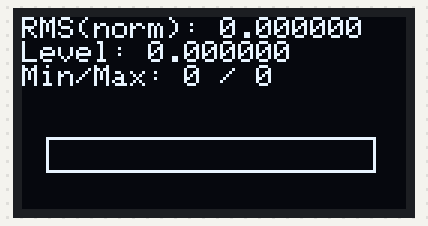
Bench run of a sketch on a simulated ESP32. Parts: 128×64 one-colour display. I2S audio is not simulated (input reads silence); what the sketch prints to the serial monitor is not drawn.

Above: at 2.5 s.

The sketch:

mic_test.ino
```cpp
/* mic_inmp441_oled_debug.ino
   Improved INMP441 I2S read + RMS + OLED debug
   Wiring (per user):
   INMP441:
     VCC -> 3.3V
     GND -> GND
     L/R -> GND (left)
     WS  -> GPIO35
     SCK -> GPIO33
     SD  -> GPIO32

   OLED:
     SDA -> 21
     SCL -> 22
     VCC -> 3.3V, GND->GND
*/

#include <Wire.h>
#include <Adafruit_GFX.h>
#include <Adafruit_SSD1306.h>
#include "driver/i2s.h"
#include <math.h>

#define SCREEN_WIDTH 128
#define SCREEN_HEIGHT 64
#define OLED_ADDR 0x3C
Adafruit_SSD1306 display(SCREEN_WIDTH, SCREEN_HEIGHT, &Wire, -1);

// I2S config
#define I2S_NUM       I2S_NUM_0
#define SAMPLE_RATE   16000
#define BUF_SAMPLES   512   // number of 32-bit samples per read

// smoothing
float level_smooth = 0.0;
const float ALPHA = 0.85; // smoothing factor (higher = slower, lower = faster)

// baseline calibration
float baseline = 0.0;
const int BASELINE_MS = 2000; // measure ambient for 2s

void setup_i2s_rx() {
  // RX config: read 32-bit words left-justified (we'll shift >>8 to get 24-bit)
  i2s_config_t i2s_config = {
    .mode = (i2s_mode_t)(I2S_MODE_MASTER | I2S_MODE_RX),
    .sample_rate = SAMPLE_RATE,
    .bits_per_sample = I2S_BITS_PER_SAMPLE_32BIT,
    .channel_format = I2S_CHANNEL_FMT_ONLY_LEFT, // only left channel
    .communication_format = I2S_COMM_FORMAT_STAND_MSB,
    .intr_alloc_flags = 0,
    .dma_buf_count = 4,
    .dma_buf_len = 512,
    .use_apll = false,
    .tx_desc_auto_clear = false,
    .fixed_mclk = 0
  };

  i2s_pin_config_t pin_config = {
    .bck_io_num = 33,   // SCK / BCLK
    .ws_io_num = 35,    // WS / LRCLK
    .data_out_num = -1,
    .data_in_num = 32   // SD from mic
  };

  i2s_driver_install(I2S_NUM, &i2s_config, 0, NULL);
  i2s_set_pin(I2S_NUM, &pin_config);
  // set clock if needed (usually fine)
}

float calc_rms_from_buf(int32_t *buf, size_t samples, int32_t &minv, int32_t &maxv) {
  // Convert 32-bit left-justified to signed 24-bit: shift right 8
  // Compute DC-removed RMS
  double sum = 0.0;
  double sum_x = 0.0;
  minv = INT32_MAX;
  maxv = INT32_MIN;
  for (size_t i = 0; i < samples; i++) {
    int32_t v32 = buf[i];
    int32_t v24 = v32 >> 8; // signed 24-bit value
    if (v24 < minv) minv = v24;
    if (v24 > maxv) maxv = v24;
    sum_x += (double)v24;
  }
  double mean = sum_x / (double)samples;
  for (size_t i = 0; i < samples; i++) {
    int32_t v24 = (buf[i] >> 8);
    double d = (double)v24 - mean;
    sum += d * d;
  }
  double mean_sq = sum / (double)samples;
  double rms = sqrt(mean_sq);
  // Normalize to 24-bit full scale (max ~ 2^23-1 = 8388607)
  double norm = rms / 8388607.0;
  return (float)norm;
}

void draw_bar(float value) {
  // value 0..1
  int barMax = 110;
  int w = (int)(constrain(value, 0.0, 1.0) * barMax);
  display.drawRect(8, 40, barMax, 12, SSD1306_WHITE);
  if (w > 0) display.fillRect(8, 40, w, 12, SSD1306_WHITE);
}

void calibrate_baseline() {
  unsigned long start = millis();
  unsigned long cnt = 0;
  double sum = 0.0;
  int32_t tmpBuf[BUF_SAMPLES];
  size_t bytes = 0;
  Serial.println("Kalibrasi baseline ambient...");
  while (millis() - start < BASELINE_MS) {
    i2s_read(I2S_NUM, (void*)tmpBuf, BUF_SAMPLES * sizeof(int32_t), &bytes, portMAX_DELAY);
    size_t samples = bytes / sizeof(int32_t);
    if (samples == 0) continue;
    int32_t minv, maxv;
    float n = calc_rms_from_buf(tmpBuf, samples, minv, maxv);
    sum += n;
    cnt++;
  }
  if (cnt > 0) baseline = (float)(sum / (double)cnt);
  else baseline = 0.0;
  Serial.print("Baseline calibrated = ");
  Serial.println(baseline, 6);
}

void setup() {
  Serial.begin(115200);
  delay(200);
  Serial.println("INMP441 I2S test init...");
  Wire.begin(21, 22);
  if (!display.begin(SSD1306_SWITCHCAPVCC, OLED_ADDR)) {
    Serial.println("OLED fail");
    while (1) delay(1000);
  }
  display.clearDisplay();
  display.setTextSize(1);
  display.setTextColor(SSD1306_WHITE);
  display.setCursor(0,0);
  display.println("INMP441 Test");
  display.display();

  setup_i2s_rx();
  delay(100);
  calibrate_baseline();
  level_smooth = baseline;
}

void loop() {
  static int32_t readBuf[BUF_SAMPLES];
  size_t bytes_read = 0;
  i2s_read(I2S_NUM, (void*)readBuf, BUF_SAMPLES * sizeof(int32_t), &bytes_read, portMAX_DELAY);
  size_t samples = bytes_read / sizeof(int32_t);
  if (samples == 0) return;

  int32_t minv, maxv;
  float norm = calc_rms_from_buf(readBuf, samples, minv, maxv);

  // subtract baseline, clamp
  float level = norm - baseline;
  if (level < 0) level = 0;
  // smoothing EMA
  level_smooth = ALPHA * level_smooth + (1.0 - ALPHA) * level;

  // Display
  display.clearDisplay();
  display.setCursor(0,0);
  display.print("RMS(norm): ");
  display.println(norm, 6);
  display.print("Level: ");
  display.println(level_smooth, 6);
  display.print("Min/Max: ");
  display.print(minv);
  display.print(" / ");
  display.println(maxv);
  draw_bar(level_smooth * 3.0); // scale for visibility
  display.display();

  Serial.print("norm:"); Serial.print(norm,6);
  Serial.print(" level:"); Serial.print(level_smooth,6);
  Serial.print(" min:"); Serial.print(minv);
  Serial.print(" max:"); Serial.println(maxv);

  delay(40);
}
```
